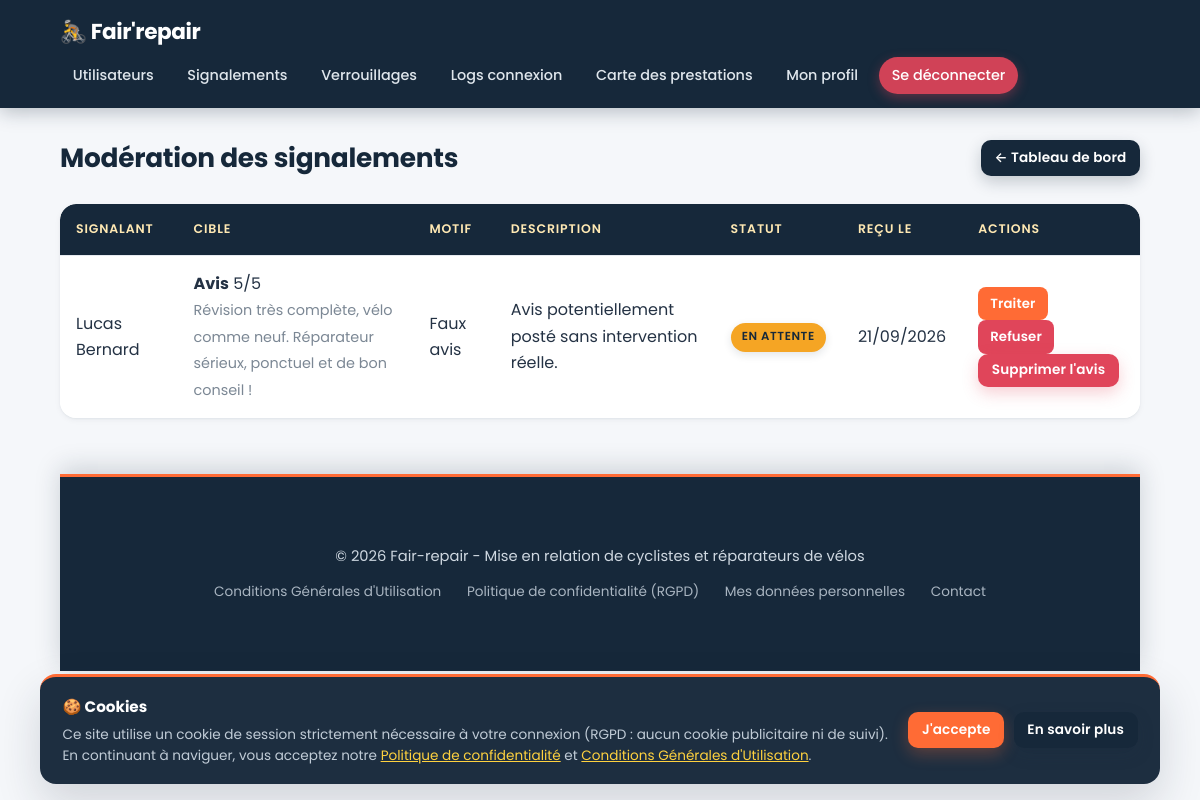
Screenshot of /admin_signalements.php (signed in) with the database file from the repository.
### tables this page shows
CREATE TABLE `signalements` (
  `id` int unsigned NOT NULL AUTO_INCREMENT,
  `signalant_id` int unsigned NOT NULL,
  `type` enum('avis','service') NOT NULL DEFAULT 'avis',
  `avis_id` int unsigned DEFAULT NULL,
  `service_id` int unsigned DEFAULT NULL,
  `motif` enum('contenu_inapproprie','harcelement','arnaque','faux_avis','autre') NOT NULL,
  `description` text,
  `statut` enum('en_attente','refuse','traite') NOT NULL DEFAULT 'en_attente',
  `modere_par_id` int unsigned DEFAULT NULL,
  `created_at` timestamp NULL DEFAULT CURRENT_TIMESTAMP,
  PRIMARY KEY (`id`),
  KEY `fk_signalement_signalant` (`signalant_id`),
  KEY `fk_signalement_avis` (`avis_id`),
  KEY `fk_signalement_service` (`service_id`),
  KEY `fk_signalement_moderateur` (`modere_par_id`),
  KEY `idx_statut` (`statut`),
  KEY `idx_type` (`type`),
  CONSTRAINT `fk_signalement_avis` FOREIGN KEY (`avis_id`) REFERENCES `avis` (`id`) ON DELETE CASCADE,
  CONSTRAINT `fk_signalement_moderateur` FOREIGN KEY (`modere_par_id`) REFERENCES `admins` (`id`) ON DELETE SET NULL,
  CONSTRAINT `fk_signalement_service` FOREIGN KEY (`service_id`) REFERENCES `services` (`id`) ON DELETE CASCADE,
  CONSTRAINT `fk_signalement_signalant` FOREIGN KEY (`signalant_id`) REFERENCES `users` (`id`) ON DELETE CASCADE
);

CREATE TABLE `users` (
  `id` int unsigned NOT NULL AUTO_INCREMENT,
  `prenom` varchar(100) NOT NULL,
  `nom` varchar(100) NOT NULL,
  `adresse` varchar(255) NOT NULL,
  `code_postal` varchar(10) NOT NULL,
  `ville` varchar(100) NOT NULL,
  `email` varchar(190) NOT NULL,
  `telephone` varchar(20) NOT NULL,
  `mot_de_passe` varchar(255) NOT NULL,
  `reset_token` varchar(255) DEFAULT NULL,
  `reset_expires` datetime DEFAULT NULL,
  `role` enum('client','reparateur') NOT NULL DEFAULT 'client',
  `latitude` decimal(10,7) DEFAULT NULL,
  `longitude` decimal(10,7) DEFAULT NULL,
  `created_at` timestamp NULL DEFAULT CURRENT_TIMESTAMP,
  `updated_at` timestamp NULL DEFAULT CURRENT_TIMESTAMP ON UPDATE CURRENT_TIMESTAMP,
  PRIMARY KEY (`id`),
  UNIQUE KEY `email` (`email`),
  KEY `idx_role` (`role`),
  KEY `idx_ville` (`ville`)
);

CREATE TABLE `avis` (
  `id` int unsigned NOT NULL AUTO_INCREMENT,
  `reservation_id` int unsigned NOT NULL,
  `note` tinyint unsigned NOT NULL,
  `commentaire` text NOT NULL,
  `modere_par_id` int unsigned DEFAULT NULL,
  `created_at` timestamp NULL DEFAULT CURRENT_TIMESTAMP,
  `updated_at` timestamp NULL DEFAULT CURRENT_TIMESTAMP ON UPDATE CURRENT_TIMESTAMP,
  PRIMARY KEY (`id`),
  UNIQUE KEY `uq_avis_reservation` (`reservation_id`),
  KEY `fk_avis_moderateur` (`modere_par_id`),
  KEY `idx_note` (`note`),
  CONSTRAINT `fk_avis_moderateur` FOREIGN KEY (`modere_par_id`) REFERENCES `admins` (`id`) ON DELETE SET NULL,
  CONSTRAINT `fk_avis_reservation` FOREIGN KEY (`reservation_id`) REFERENCES `reservations` (`id`) ON DELETE CASCADE
);

### admin_signalements.php (the view, shortened to what this page needs)
<?php
require_once 'db.php';
$motifs = [
    'contenu_inapproprie' => 'Contenu inapproprié',
    'harcelement' => 'Harcèlement',
    'arnaque' => 'Arnaque',
    'faux_avis' => 'Faux avis',
    'autre' => 'Autre motif',
];
$stmt = $pdo ->query("
    SELECT s.*, u.prenom, u.nom,
           a.commentaire AS avis_commentaire, a.note AS avis_note, a.id AS avis_vrai_id,
           sv.titre AS service_titre, sv.id AS service_vrai_id
    FROM signalements s
    JOIN users u ON s.signalant_id = u.id
    LEFT JOIN avis a ON a.id = s.avis_id
    LEFT JOIN services sv ON sv.id = s.service_id
    ORDER BY FIELD(s.statut, 'en_attente', 'traite', 'refuse'), s.created_at DESC
");
$signalements = $stmt->fetchAll();
require_once 'header.php';
?>
<div class="top-bar">
    <h1>Modération des signalements</h1>
    <a href="dashboard.php" class="btn btn-secondary btn-sm">← Tableau de bord</a>
</div>
<?php if (empty($signalements)): ?>
    <div class="empty-message">Aucun signalement à modérer.</div>
<?php else: ?>
    <div class="table-wrap">
        <table>
            <thead>
                <tr>
                    <th>Signalant</th>
                    <th>Cible</th>
                    <th>Motif</th>
                    <th>Description</th>
                    <th>Statut</th>
                    <th>Reçu le</th>
                    <th>Actions</th>
                </tr>
            </thead>
            <tbody>
                <?php foreach ($signalements as $s): ?>
                    <tr>
                        <td><?= htmlspecialchars($s['prenom'] . ' ' . $s['nom']) ?></td>
                        <td>
                            <?php if ($s['type'] === 'avis'): ?>
                                <strong>Avis</strong> <?= $s['avis_note'] ?>/5<br>
                                <small class="muted"><?= htmlspecialchars(mb_strimwidth($s['avis_commentaire'] ?? '', 0, 100, '...')) ?></small>
                            <?php else: ?>
                                <strong>Service</strong><br>
                                <small class="muted"><?= htmlspecialchars(mb_strimwidth($s['service_titre'] ?? '', 0, 100, '...')) ?></small>
                            <?php endif; ?>
                        </td>
                        <td><?= htmlspecialchars($motifs[$s['motif']] ?? $s['motif']) ?></td>
                        <td><?= htmlspecialchars(mb_strimwidth($s['description'] ?? '—', 0, 120, '...')) ?></td>
                        <td><span class="badge st-<?= htmlspecialchars($s['statut']) ?>"><?= htmlspecialchars(str_replace('_', ' ', $s['statut'])) ?></span></td>
                        <td><?= date('d/m/Y', strtotime($s['created_at'])) ?></td>
                        <td>
                            <?php if ($s['statut'] === 'en_attente'): ?>
                                <form method="POST" class="form-inline">
                                    <button type="submit" name="action" value="traiter" class="btn btn-action btn-accept">Traiter</button>
                                    <button type="submit" name="action" value="refuser" class="btn btn-action btn-reject">Refuser</button>
                                </form>
                                <?php if ($s['type'] === 'avis' && $s['avis_vrai_id']): ?>
                                    <form method="POST" class="form-inline" onsubmit="return confirm('Supprimer définitivement cet avis ?');">
                                        <button type="submit" name="action" value="supprimer_avis" class="btn btn-danger btn-sm">Supprimer l'avis</button>
                                    </form>
                                <?php endif; ?>
                            <?php else: ?>
                                —
                            <?php endif; ?>
                        </td>
                    </tr>
                <?php endforeach; ?>
            </tbody>
        </table>
    </div>
<?php endif; ?>
<?php require_once 'footer.php'; ?>

### style.css (style rules this page uses)
:root { --primary: #ff6b35; --primary-hover: #e8571f; --primary-soft: rgba(255, 107, 53, 0.12); --secondary: #16283a; --secondary-hover: #0e1c2b; --accent: #ffd23f; --bg-color: #f5f7fa; --card-bg: #ffffff; --text-color: #243244; --text-muted: #7b8794; --border-color: #e6eaef; --danger: #e0455a; --warning: #f5a524; --info: #2f9fd0; --success: #1f9d63; --gray: #8a94a0; --radius: 16px; --radius-sm: 10px; --shadow-sm: 0 1px 2px rgba(22, 40, 58, .05), 0 2px 6px rgba(22, 40, 58, .05); --shadow-md: 0 8px 22px rgba(22, 40, 58, .09); --shadow-lg: 0 20px 45px rgba(22, 40, 58, .16); --transition: .2s cubic-bezier(.4, 0, .2, 1); }
* { box-sizing: border-box; margin: 0; padding: 0; font-family: 'Poppins', 'Segoe UI', system-ui, -apple-system, sans-serif; }
html { scroll-behavior: smooth; }
body { background-color: var(--bg-color); color: var(--text-color); line-height: 1.65; -webkit-font-smoothing: antialiased; text-rendering: optimizeLegibility; }
h1, h2, h3, h4 { color: var(--secondary); font-weight: 600; line-height: 1.25; letter-spacing: -.01em; }
a { color: var(--info); text-decoration: none; transition: color var(--transition); }
.top-bar { display: flex; justify-content: space-between; align-items: center; gap: 1rem; flex-wrap: wrap; margin-bottom: 1.75rem; }
.top-bar h1 { font-size: 1.65rem; font-weight: 700; }
.btn { display: inline-block; padding: .72rem 1.35rem; background-color: var(--primary); color: #fff; border: none; border-radius: var(--radius-sm); font-weight: 600; font-size: .95rem; letter-spacing: .01em; cursor: pointer; text-align: center; text-decoration: none; box-shadow: 0 6px 16px rgba(255, 107, 53, .28); transition: background var(--transition), transform var(--transition), box-shadow var(--transition); }
.btn-sm { padding: .42rem .85rem; font-size: .85rem; }
.btn-secondary { background-color: var(--secondary); box-shadow: 0 6px 16px rgba(22, 40, 58, .22); }
.btn-danger, .btn-reject, .btn-cancel { background-color: var(--danger); box-shadow: 0 6px 16px rgba(224, 69, 90, .26); }
.btn-accept { background-color: var(--primary); }
.btn-action { border: none; padding: .42rem .75rem; border-radius: 8px; color: #fff; cursor: pointer; font-size: .83rem; font-weight: 600; margin-right: .3rem; box-shadow: none; transition: filter var(--transition), transform var(--transition); }
.form-inline { display: inline-block; }
.table-wrap { overflow-x: auto; border-radius: var(--radius); box-shadow: var(--shadow-sm); background: var(--card-bg); margin-bottom: 1.25rem; -webkit-overflow-scrolling: touch; }
table { width: 100%; border-collapse: collapse; background: var(--card-bg); border-radius: var(--radius); overflow: hidden; }
th, td { padding: .95rem 1rem; text-align: left; border-bottom: 1px solid var(--border-color); vertical-align: middle; }
th { background-color: var(--secondary); color: #ffe9b3; font-weight: 600; font-size: .78rem; text-transform: uppercase; letter-spacing: .07em; white-space: nowrap; }
tr:last-child td { border-bottom: none; }
.badge, .role-badge { display: inline-block; padding: .3rem .7rem; border-radius: 999px; font-size: .73rem; font-weight: 600; letter-spacing: .05em; text-transform: uppercase; color: #fff; white-space: nowrap; box-shadow: 0 3px 8px rgba(22, 40, 58, .12); }
.st-en_attente { background-color: var(--warning); color: var(--secondary); }
.muted { color: var(--text-muted); font-size: .9rem; }

### rows the page displays
signalements: signalant.nom "Lucas Bernard", avis.note "5", avis.commentaire "Révision très complète, vélo comme neuf. Réparateur sérieux, ponctuel et de bon conseil !", motif "Faux avis", description "Avis potentiellement posté sans intervention réelle.", statut "EN ATTENTE", created_at "21/09/2026"
